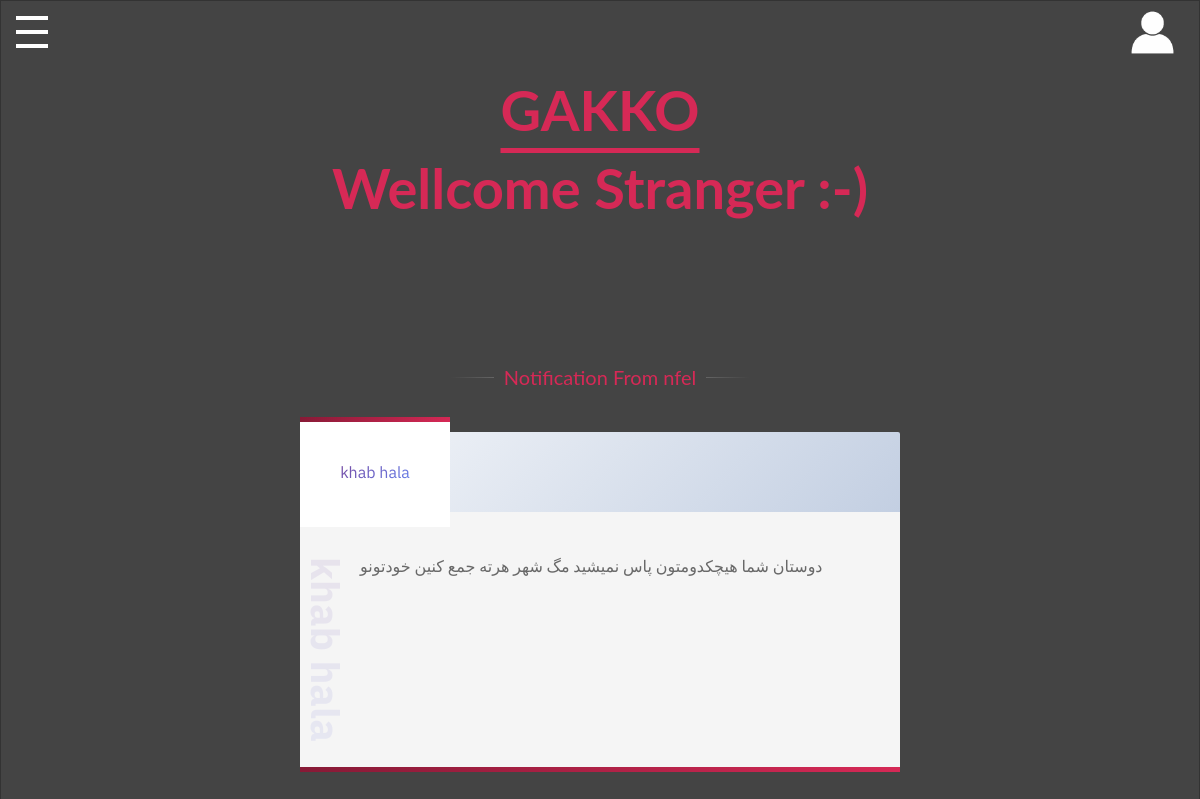
The page /edu/bulletin/2 on the database its author committed.
### education/models.py (models this page shows, shortened)
class BulletinBoard(models.Model):
    title = models.CharField(max_length=100)
    description = models.TextField(max_length=255)
    publisher = models.ForeignKey(User, on_delete=models.CASCADE)
    course = models.ForeignKey(
        Course, on_delete=models.CASCADE, null=True, blank=True)
    class Meta:
        ordering = ['-id']

### user/models.py (models this page shows, shortened)
class User(AbstractUser):
    university_id = models.CharField(max_length=255,auto_created=True, primary_key=True)
    user_choices = (
        ('S', 'student'),
        ('T', 'teacher'),
        ('U', 'university_staff'),
    )
    user_type = models.CharField(max_length=1, choices=user_choices)
    objects = UserManager()
    students = Student()
    teachers = Teacher()
    uni = University_staff()

### education/views.py (the view)
# urls.py: path('bulletin/<int:pk>', BulletinBoardDetailView.as_view(), name='bulletin-detail'),
class BulletinBoardDetailView(DetailView):
    model = BulletinBoard

### education/templates/education/bulletinboard_detail.html
{% extends 'base.html' %}
{% load static %}
{% block content %}
  <link rel="stylesheet" href="{% static 'css/course-detail.css' %}">
<div class="skills">
          <hr class="hr-text" data-content="Notification From {{object.publisher.username}} ">
        </div>
<section id="wrapper">
   <div class="content">
      <div class="tabs">
         <button class="tablinks active" data-country="{{object.title}}"><p data-title="{{object.title}}">{{object.title}}</p></button>
      </div>
      <div class="wrapper_tabcontent">
         <div id="{{title}}" class="tabcontent active">
            <h3>{{object.title}}</h3>
                  <p>{{object.description}}</p>
               <br>
         </div>
      </div>
   </div>
</section>
{% endblock content %}

### static/css/style.css (style rules this page uses)
html { --scrollbarBG: #262a2b; --thumbBG: #d62956; }
body { scrollbar-width: thin; scrollbar-color: var(--thumbBG) var(--scrollbarBG); }
div { scrollbar-width: thin; scrollbar-color: var(--thumbBG) var(--scrollbarBG); }
html { overflow: hidden; }
body { height: 100vh; overflow-y: auto; margin: 0 auto; padding: 2rem; font: 100%/1.4 serif; border: 1px solid rgba(0, 0, 0, 0.25) }
p { margin: 0 0 1.5em; }

### static/css/sidebar.css (style rules this page uses)
main .content { transform: translate3d(0, 0, 0); will-change: transform, filter; transition: all 0.5s cubic-bezier(0.19, 1, 0.22, 1); }
body { overflow-x: hidden; background: #444; color: white; font: 1em/1.4 "lato"; }
.skills { max-width: 50%; margin: 40px auto; text-align: center; }
.skills .hr-text { font-size: 20px; position: relative; border: 0; height: 1.5em; }
.skills .hr-text:before { content: ""; background: linear-gradient(to right, transparent, #b2b2b2, transparent); position: absolute; left: 0; top: 50%; width: 100%; height: 1px; }
.skills .hr-text:after { content: attr(data-content); position: relative; display: inline-block; color: black; padding: 0 0.5em; line-height: 1.5em; color: #d62956; background-color: #444444; }

### static/css/course-detail.css (style rules this page uses)
#wrapper { display: flex; justify-content: center; align-items: center; width: 100%; }
.content { max-width: 600px; width: 100%; min-width: 260px; margin: 0 5%; margin-top: 10%; transition: 0.3s ease; margin: auto; }
.tabs { margin: 0; background-image: linear-gradient(135deg, #f5f7fa 0%, #c3cfe2 100%); display: flex; justify-content: space-between; align-items: center; height: 80px; border-radius: 2px 2px 0px 0px; }
.tablinks { background: transparent; background-image: linear-gradient(90deg, transparent 70%, rgba(255, 255, 255, 0.2) 100%); border: none; outline: none; cursor: pointer; width: 25%; height: 80px; position: relative; display: flex; justify-content: center; align-items: center; font-size: 16px; font-family: "IBM Plex Sans", sans-serif; overflow: hidden; transition: 0.3s ease; }
.tablinks:before { background-image: linear-gradient( 135deg , #871a36 0%, #d62956 100%); content: ""; width: 100%; height: 0px; position: absolute; top: 0; left: 0; transition: 0.3s ease-in-out; z-index: 2; }
.tablinks.active { background-color: white; z-index: 0; border-right: 0px; border-left: 0px; height: 110px; bottom: 0px; overflow: hidden; }
.tablinks.active:before { content: ""; width: 100%; height: 5px; top: 0; left: 0; }
.tablinks.active p, .tablinks.active:hover p { opacity: 1; background: -webkit-linear-gradient(135deg, #667eea 0%, #764ba2 100%); -webkit-background-clip: text; -webkit-text-fill-color: transparent; }
.tablinks p { opacity: 0.6; display: flex; align-items: center; justify-content: center; z-index: 2; transition: 0.5s ease; padding: 0; margin: 0; color: #686868; backface-visibility: hidden; font-weight: 400; }
.tablinks p:before { content: attr(data-title); position: absolute; height: auto; width: auto; color: white; display: flex; align-items: center; justify-content: center; opacity: 0.1; font-size: 40px; transition: 1s ease-out; z-index: -1; font-weight: 600; top: 110%; }
.wrapper_tabcontent { background-color: whitesmoke; margin-top: 0px; z-index: -3; position: relative; opacity: 1; padding: 40px 60px; overflow: hidden; color:rgb(27, 21, 21); transition: all 1s ease; top: 0; }
.tabcontent { display: none; min-height: 180px; }
.tabcontent.active { transition: all 1s ease; display: block; }
.wrapper_tabcontent:after { content: ""; height: 5px; width: 100%; position: absolute; background-image: linear-gradient( 135deg , #871a36 0%, #d62956 100%); left: 0; bottom: 0; z-index: -2; transition: all 1s ease; }
.tabcontent h3 { font-size: 40px; top: 75px; transform: rotate(90deg); position: absolute; left: -90px; opacity: 0.1; width: 200px; height: 60px; background: -webkit-linear-gradient(135deg, #667eea 0%, #764ba2 100%); -webkit-background-clip: text; -webkit-text-fill-color: transparent; padding: 0; animation: city 1s ease; }
.tabcontent { color: #686868; margin: 0; padding: 0; line-height: 28px; font-weight: 400; transition: all 1s ease; animation: fadeEffect 0.6s ease; width: 100%; font-size: 16px; font-family: "IBM Plex Sans", sans-serif; }

### rows shown on the page
BulletinBoard: title "khab hala", description "دوستان شما هیچکدومتون پاس نمیشید مگ شهر هرته جمع کنین خودتونو"
